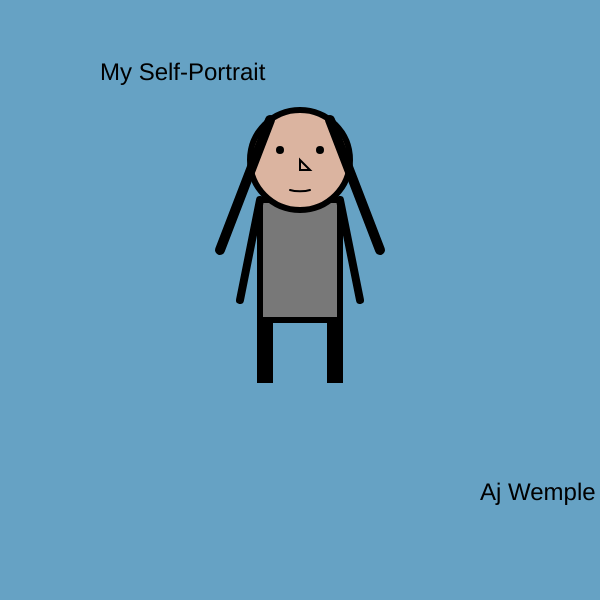
Frame 1 (no input)
Frame 60 (no input): identical to frame 1, image omitted
Frame 120 (the mouse pressed at the canvas centre since frame 60): identical to frame 1, image omitted

The p5.js sketch that drew this single still picture (run headless with seeded random() and noise() and a simulated clock; from frame 60 on, the mouse is pressed at the canvas centre):

// p5.js sketch
// ── sketch.js

function setup()
{
    createCanvas(600, 600);
}

function draw() 
{
    background(102,162,196);
    textSize(24);
    fill(0);
    text("My Self-Portrait", 100, 80);
    text("Aj Wemple", 480, 500)
    // Body
    fill(120);
    strokeWeight(6);
    rect(260, 200, 80, 120);
    // Legs
    fill(0);
    rect(260, 320, 10, 60);
    rect(330, 320, 10, 60);
    // Arms
    strokeWeight(8);
    line(260, 200, 240, 300);
    line(340, 200, 360, 300);
    // Head
    fill(219, 180, 160);
    strokeWeight(6);
    circle(300,160,100);
    // Eyes
    fill(0);
    strokeWeight(8);
    point(280,150);
    point(320,150);
    // Nose
    strokeWeight(2)
    fill(219, 180, 160);
    triangle(300,160,310,170,300,170);
    // Mouth
    strokeWeight(2);
    curve(280,180,290,190,310,190,320,180);
    strokeWeight(5);
    // Hair
    strokeWeight(10);
    fill(26, 15, 10);
    line(270, 120, 220, 250);
    line(330, 120, 380, 250);
}
